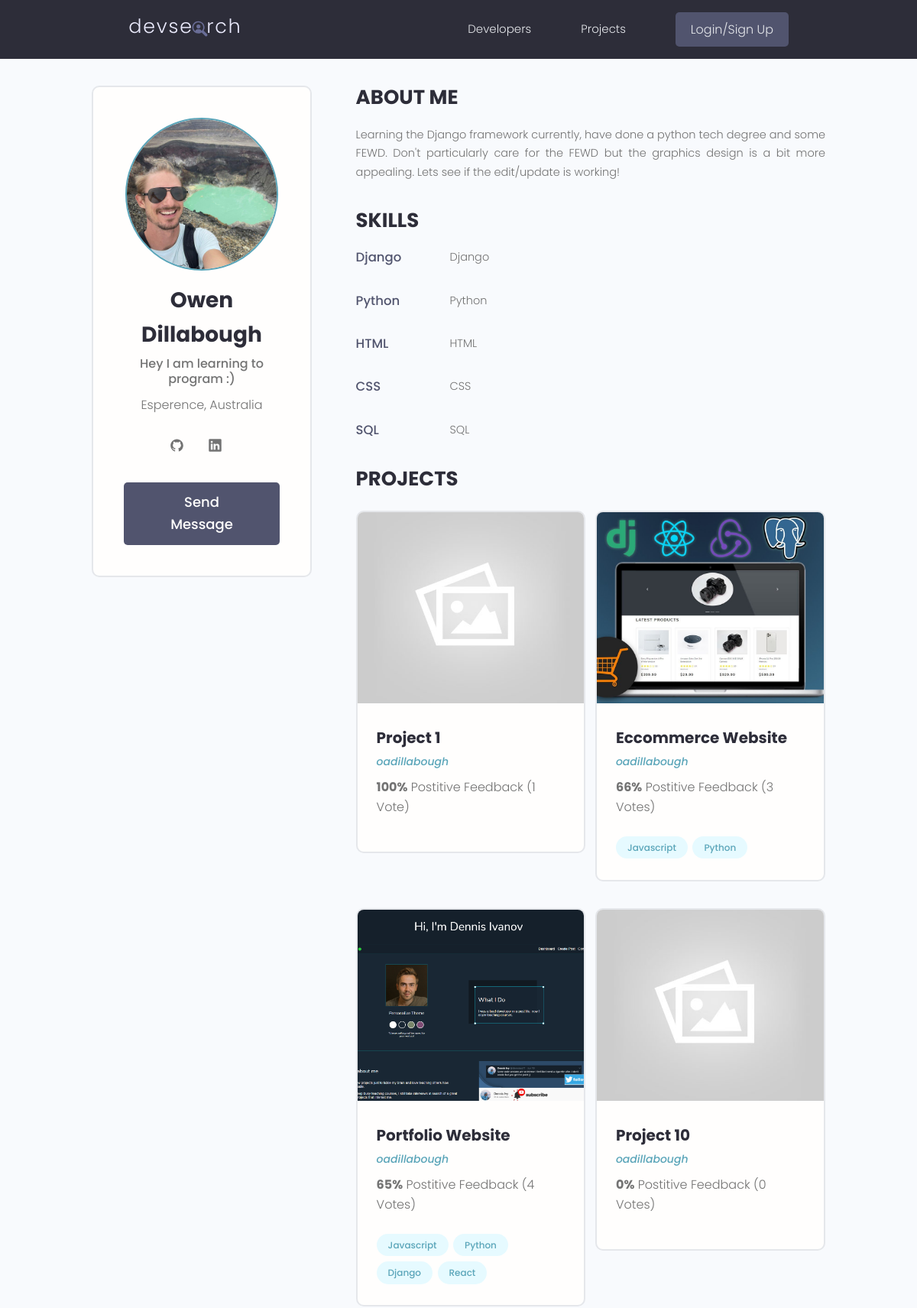
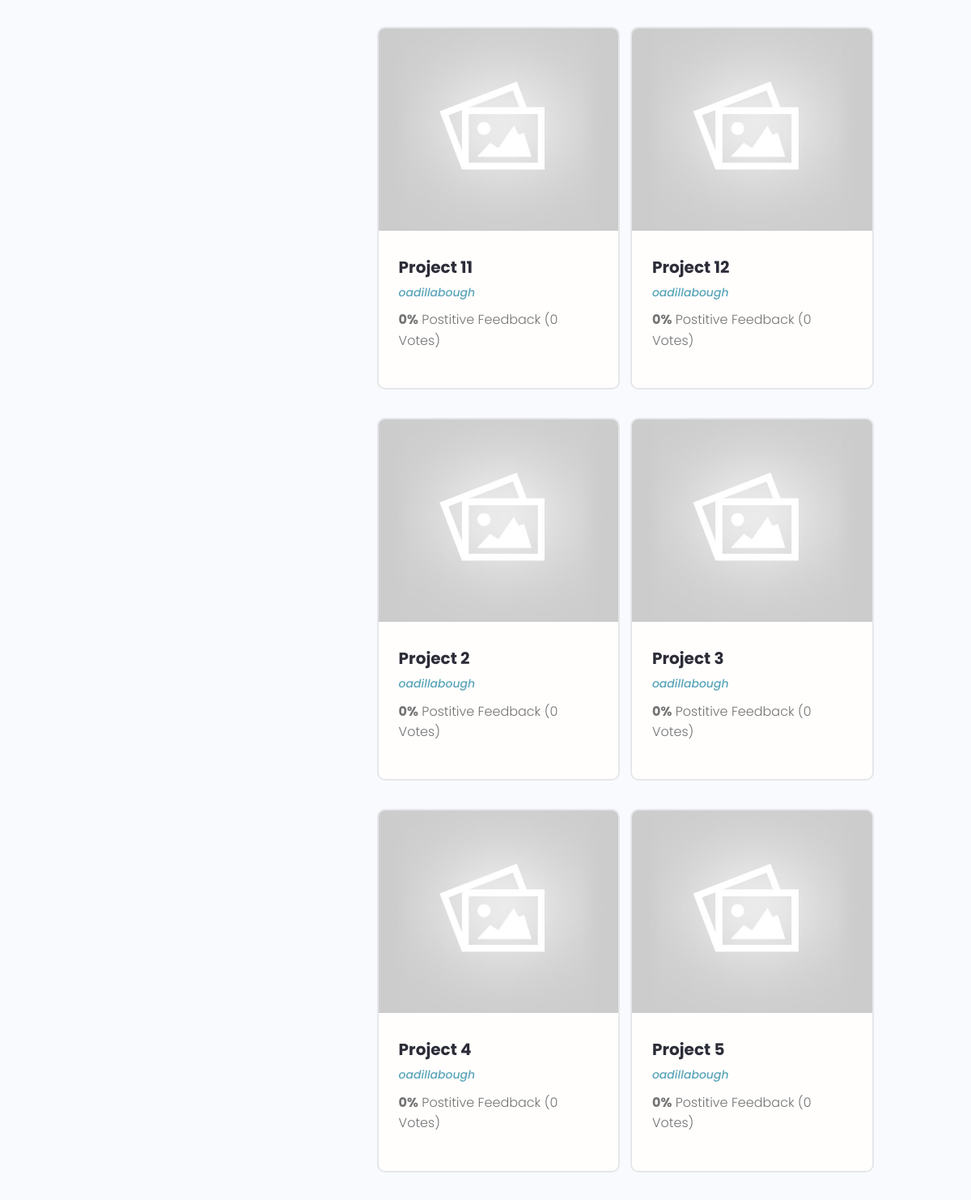
The app's page /profile/eab97c87-c6de-4a28-b345-d1311ede492b/ (upper part) with its own data (2 pictures, top to bottom).
### users/models.py (models this page shows, shortened)
class Profile(models.Model):
    user = models.OneToOneField(User, on_delete=models.CASCADE,
                                null=True, blank=True)
    name = models.CharField(max_length=200, blank=True, null=True)
    email = models.EmailField(max_length=500, blank=True, null=True)
    username = models.CharField(max_length=200, blank=True, null=True)
    location = models.CharField(max_length=200, blank=True, null=True)
    short_intro = models.CharField(max_length=500, blank=True, null=True)
    bio = models.TextField(blank=True, null=True)
    profile_image = models.ImageField(null=True, blank=True, upload_to='profiles/',
                                        default='profiles/user-default.png')
    social_github = models.CharField(max_length=200, blank=True, null=True)
    social_linkedin = models.CharField(max_length=200, blank=True, null=True)
    social_twitter = models.CharField(max_length=200, blank=True, null=True)
    social_youtube = models.CharField(max_length=200, blank=True, null=True)
    created = models.DateTimeField(auto_now_add=True)
    id = models.UUIDField(default=uuid.uuid4, unique=True,
                            primary_key=True, editable=False)
    def __str__(self):
            return str(self.username)

class Skill(models.Model):
    owner = models.ForeignKey(Profile, on_delete=models.CASCADE,
                                null=True, blank=True)
    name = name = models.CharField(max_length=200, blank=True, null=True)
    description = models.TextField(blank=True, null=True)
    created = models.DateTimeField(auto_now_add=True)

### projects/models.py (models this page shows, shortened)
class Project(models.Model):
    owner = models.ForeignKey(Profile, null=True, blank=True,
                                on_delete=models.SET_NULL)
    title = models.CharField(max_length=200)
    description = models.TextField(null=True, blank=True)
    featured_image = models.ImageField(null=True, blank=True, default="default.jpg")
    demo_link = models.CharField(max_length=2000, null=True, blank=True)
    source_link = models.CharField(max_length = 2000, null=True, blank=True)
    tags = models.ManyToManyField('Tag', blank=True)
    vote_total = models.IntegerField(default=0, null=True, blank=True)
    vote_ratio = models.IntegerField(default=0, null=True, blank=True)
    created = models.DateTimeField(auto_now_add=True)
    id = models.UUIDField(default=uuid.uuid4, unique=True,
                            primary_key=True, editable=False)
    class Meta:
        ordering = ['-vote_ratio', '-vote_total', 'title']

class Tag(models.Model):
    name = models.CharField(max_length=200)
    created = models.DateTimeField(auto_now_add=True)
    id = models.UUIDField(default=uuid.uuid4, unique=True,
                            primary_key=True, editable=False)
    def __str__(self):
        return self.name

### users/views.py (the view)
# urls.py: path('profile/<str:pk>/', views.userProfile, name='user-profile'),
def userProfile(request, pk):
    profile = Profile.objects.get(id=pk)
    skills = profile.skill_set.all()
    context = {'profile': profile, 'skills': skills}
    return render(request, 'users/user-profile.html', context)

### users/templates/users/user-profile.html (shortened to what this page needs)
{% extends 'main.html' %}
{% block content %}
<main class="profile my-md">
    <div class="container">
      <div class="layout">
        <div class="column column--1of3">
          <div class="card text-center">
            <div class="card__body dev">
              <img class="avatar avatar--xl" src="{{profile.profile_image.url}}" />
              <h2 class="dev__name">{{profile.name}}</h2>
              <p class="dev__title">{{profile.short_intro}}</p>
              <p class="dev__location">{{profile.location}}</p>
              <ul class="dev__social">
                {% if profile.social_github %}
                <li>
                  <a title="Github" href="{{profile.social_github}}" target="_blank"><span class="ant-design--github-outlined"></span></a>
                </li>
                {% endif %}
                {% if profile.social_linkedin %}
                <li>
                  <a title="LinkedIn" href="{{profile.social_linkedin}}" target="_blank"><span class="radix-icons--linkedin-logo"></span></a>
                </li>
                {% endif %}
              </ul>
              {% if request.user.profile.id != profile.id %}
              <a href="{% url 'create-message' profile.id %}" class="btn btn--sub btn--lg">Send Message </a>
              {% endif %}
            </div>
          </div>
        </div>
        <div class="column column--2of3">
          <div class="devInfo">
            <h3 class="devInfo__title">About Me</h3>
            <p class="devInfo__about">
                {{profile.bio}}
            </p>
          </div>
          <div class="devInfo">
            <h3 class="devInfo__title">Skills</h3>
            <div class="devInfo__skills">
              {% for skill in profile.skill_set.all %}
              <div class="devSkill">
                <h4 class="devSkill__title">{{skill.name}}</h4>
                <p class="devSkill__info">
                {{skill.name}}
                </p>
              </div>
              {% endfor %}
            </div>
          </div>
          <div class="devInfo">
            <h3 class="devInfo__title">Projects</h3>
            <div class="grid grid--two">
              {% for project in profile.project_set.all %}
              <div class="column">
                <div class="card project">
                  <a href="{% url 'project' project.id %}" class="project">
                    <img class="project__thumbnail" src="{{project.featured_image.url}}" alt="project thumbnail" />
                    <div class="card__body">
                      <h3 class="project__title">{{project.title}}</h3>
                      <p><a class="project__author" href="{% url 'user-profile' project.owner.id %}">{{project.owner}}</a></p>
                      <p class="project--rating">
                        <span style="font-weight: bold;">{{project.vote_ratio}}%</span> Postitive
                        Feedback ({{project.vote_total}} Vote{{project.vote_total|pluralize:"s"}})
                      </p>
                      <div class="project__tags">
                        {% for tag in project.tags.all %}
                        <span class="tag tag--pill tag--main">
                          <small>{{tag}}</small>
                        </span>
                        {% endfor %}
                      </div>
                    </div>
                  </a>
                </div>
              </div>
              {% endfor %}
            </div>
          </div>
        </div>
      </div>
    </div>
  </main>
{% endblock %}

### static/styles/app.css (style rules this page uses)
:root { --color-sub: #2d2d39; }
.btn--sub { background-color: var(--color-sub-light); }
.card { border: 2px solid var(--color-light); }
img { width: 100%; }
.profile .card > .dev { padding: 4rem; }
.dev__name { color: var(--color-sub); font-size: 2.8rem; font-weight: 700; margin-top: 1rem; margin-bottom: 0.5rem; }
.dev__title { font-size: 1.6rem; font-weight: 500; line-height: 1.3; }
.dev__location { margin-top: 1rem; }
.dev__social { margin: 3rem 0; list-style: none; display: flex; justify-content: center; gap: 1.5rem; }
.devInfo { margin-bottom: 3rem; }
.devInfo__title, .devInfo__subtitle { font-size: 2.6rem; color: var(--color-sub); text-transform: uppercase; font-weight: 700; margin-bottom: 1.5rem; }
.devInfo__about, .devSkill__info { font-size: 1.45rem; line-height: 1.7; text-align: justify; }
.devSkill { margin-bottom: 3rem; }
.devSkill__title { font-size: 1.65rem; font-weight: 500; color: var(--color-sub-light); }
@media screen and (min-width: 700px) { .devSkill { display: flex; justify-content: space-between; gap: 3rem; } }
@media screen and (min-width: 700px) { .devSkill__info { flex-basis: 80%; } }
.project__author { font-size: 1.4rem; font-style: italic; }
.project--rating { margin-bottom: 1.6em; margin-top: .5em; }
.project__thumbnail { height: 25rem; object-fit: cover; object-position: top center; }
.project__title { font-size: 2rem; font-weight: 700; color: var(--color-sub); }

### static/uikit/styles/modules/_variables.css (style rules this page uses)
:root { --color-main: #5aa5b9; --color-main-light: #e6faff; --color-sub: #3f4156; --color-sub-light: #51546e; --color-sub-lighter: #ededfd; --color-text: #737373; --color-gray: #8b8b8b; --color-light: #e5e7eb; --color-light-gray: #767676; --color-bg: #f8fafd; --color-white: #fffefd; --color-white-light: #f3f3f3; --color-success: #359e64; --color-success-bg: #def8e8; --color-error: #fc4b0b; --color-error-bg: #fff2ee; --font-base: 'Poppins', arial, helvetica, 'Segoe UI', roboto, ubuntu, sans-serif; --font-monospace: 'Fira Code', 'Courier New', courier, monospace; --font-regular: 300; --font-medium: 500; --font-bold: 700; --generic-shadow: 1px 1px 5px #00000010; --generic-transition: all 0.3s ease-in-out; }

### static/uikit/styles/modules/_base.css (style rules this page uses)
* { margin: 0; padding: 0; box-sizing: border-box; text-rendering: optimizeLegibility; color: inherit; font-size: inherit; }
html { font-size: 50%; }
@media only screen and (min-width: 480px) { html { font-size: 56.25%; } }
@media only screen and (min-width: 1200px) { html { font-size: 62.5%; } }
body { line-height: 1.6; font-weight: 400; font-size: 1.5rem; color: var(--color-text); background-color: var(--color-bg); min-height: 100vh; }

### static/uikit/styles/modules/_typography.css (style rules this page uses)
* { font-family: var(--font-base); }
h2 { font-size: 3.6rem; font-weight: var(--font-bold); }
h3 { font-size: 3.2rem; font-weight: var(--font-medium); }
h4 { font-size: 2.8rem; font-weight: var(--font-medium); }
p, span, strong { font-size: 1.6rem; color: var(--color-text); font-weight: var(--font-regular); }
a { padding-bottom: 2px; text-decoration: none; display: inline-block; color: var(--color-main); font-weight: var(--font-medium); }

### static/uikit/styles/modules/_utilities.css (style rules this page uses)
.container { width: 92%; max-width: 165rem; margin: 0 auto; box-sizing: border-box; }
@media screen and (min-width: 1000px) { .container { width: 90%; } }
@media screen and (min-width: 1200px) { .container { width: 80%; } }
.text-center { text-align: center; }
.my-md { margin: 3rem auto; }

### static/uikit/styles/modules/_avatar.css (style rules this page uses)
.avatar { border-radius: 50%; border: 2px solid var(--color-main); object-fit: cover; }
.avatar--xl { height: 20rem; width: 20rem; }

### static/uikit/styles/modules/_button.css (style rules this page uses)
.btn { display: inline-block; position: relative; cursor: pointer; background-color: var(--color-light); font-weight: var(--font-medium); color: var(--color-sub); text-decoration: none; padding: 1rem 2rem; border-radius: 0.5rem; border: none; width: -webkit-fit-content; width: -moz-fit-content; width: fit-content; height: -webkit-fit-content; height: -moz-fit-content; height: fit-content; font-size: 1.6rem; outline-width: 0; outline-color: transparent; -webkit-backface-visibility: hidden; backface-visibility: hidden; transition: all 0.3s ease-in-out; }
.btn--sub { background-color: var(--color-sub); color: var(--color-white); }
.btn--lg { font-size: 1.8rem; padding: 1.2rem 4.5rem; }

### static/uikit/styles/modules/_card.css (style rules this page uses)
.card { border-radius: 1rem; background-color: var(--color-white); border: 1.5px solid var(--color-light); width: auto; height: auto; margin-top: 0.5rem; margin-bottom: 0.5rem; overflow: hidden; }
.card__body, .card__header { padding: 2rem 2.5rem; }

### records on screen
Profile: profile_image (picture), name "Owen Dillabough", short_intro "Hey I am learning to program :)", location "Esperence, Australia", bio "Learning the Django framework currently, have done a python tech degree and some FEWD. Don't particularly care for the FEWD but the graphics design is a bit more appealing. Lets see if the edit/update is working!"
Skill: name "Django"
Skill: name "Python"
Skill: name "HTML"
Skill: name "CSS"
Skill: name "SQL"
Project: featured_image (placeholder picture), title "Project 1", owner "oadillabough", vote_ratio "100", vote_total "1"
Project: featured_image (picture), title "Eccommerce Website", owner "oadillabough", vote_ratio "66", vote_total "3"
Tag: name "Javascript"
Tag: name "Python"
Project: featured_image (picture), title "Portfolio Website", owner "oadillabough", vote_ratio "65", vote_total "4"
Tag: name "Django"
Tag: name "React"
Project: featured_image (placeholder picture), title "Project 10", owner "oadillabough", vote_ratio "0", vote_total "0"
Project: featured_image (placeholder picture), title "Project 11", owner "oadillabough", vote_ratio "0", vote_total "0"
Project: featured_image (placeholder picture), title "Project 12", owner "oadillabough", vote_ratio "0", vote_total "0"
Project: featured_image (placeholder picture), title "Project 2", owner "oadillabough", vote_ratio "0", vote_total "0"
Project: featured_image (placeholder picture), title "Project 3", owner "oadillabough", vote_ratio "0", vote_total "0"
Project: featured_image (placeholder picture), title "Project 4", owner "oadillabough", vote_ratio "0", vote_total "0"
Project: featured_image (placeholder picture), title "Project 5", owner "oadillabough", vote_ratio "0", vote_total "0"
